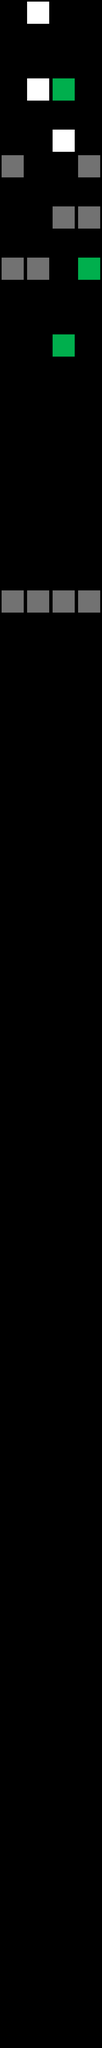

Below is a game level as drawn by its tile map, then a one-line description and the .tmx file that defines it, in full:
An orthogonal 4x80 tile map with 128x128 px tiles, 1 tile layer (Tile Layer 1).

<map version="1.0" orientation="orthogonal" renderorder="right-down" width="4" height="80" tilewidth="128" tileheight="128" nextobjectid="1">
 <tileset firstgid="1" name="BaseTileset" tilewidth="128" tileheight="128" tilecount="64" columns="8">
  <image source="../../Art/BaseTileset.png" width="1024" height="1024" />
 </tileset>
 <layer name="Tile Layer 1" width="4" height="80">
  <data encoding="csv">
0,1,0,0,
0,0,0,0,
0,0,0,0,
0,1,3,0,
0,0,0,0,
0,0,1,0,
2,0,0,2,
0,0,0,0,
0,0,2,2,
0,0,0,0,
2,2,0,3,
0,0,0,0,
0,0,0,0,
0,0,3,0,
0,0,0,0,
0,0,0,0,
0,0,0,0,
0,0,0,0,
0,0,0,0,
0,0,0,0,
0,0,0,0,
0,0,0,0,
0,0,0,0,
2,2,2,2,
0,0,0,0,
0,0,0,0,
0,0,0,0,
0,0,0,0,
0,0,0,0,
0,0,0,0,
0,0,0,0,
0,0,0,0,
0,0,0,0,
0,0,0,0,
0,0,0,0,
0,0,0,0,
0,0,0,0,
0,0,0,0,
0,0,0,0,
0,0,0,0,
0,0,0,0,
0,0,0,0,
0,0,0,0,
0,0,0,0,
0,0,0,0,
0,0,0,0,
0,0,0,0,
0,0,0,0,
0,0,0,0,
0,0,0,0,
0,0,0,0,
0,0,0,0,
0,0,0,0,
0,0,0,0,
0,0,0,0,
0,0,0,0,
0,0,0,0,
0,0,0,0,
0,0,0,0,
0,0,0,0,
0,0,0,0,
0,0,0,0,
0,0,0,0,
0,0,0,0,
0,0,0,0,
0,0,0,0,
0,0,0,0,
0,0,0,0,
0,0,0,0,
0,0,0,0,
0,0,0,0,
0,0,0,0,
0,0,0,0,
0,0,0,0,
0,0,0,0,
0,0,0,0,
0,0,0,0,
0,0,0,0,
0,0,0,0,
0,0,0,0
</data>
 </layer>
</map>